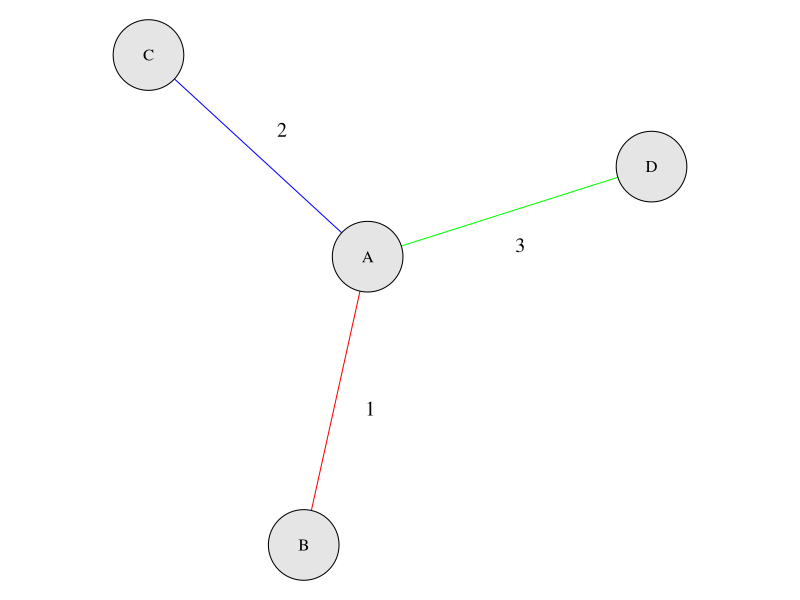
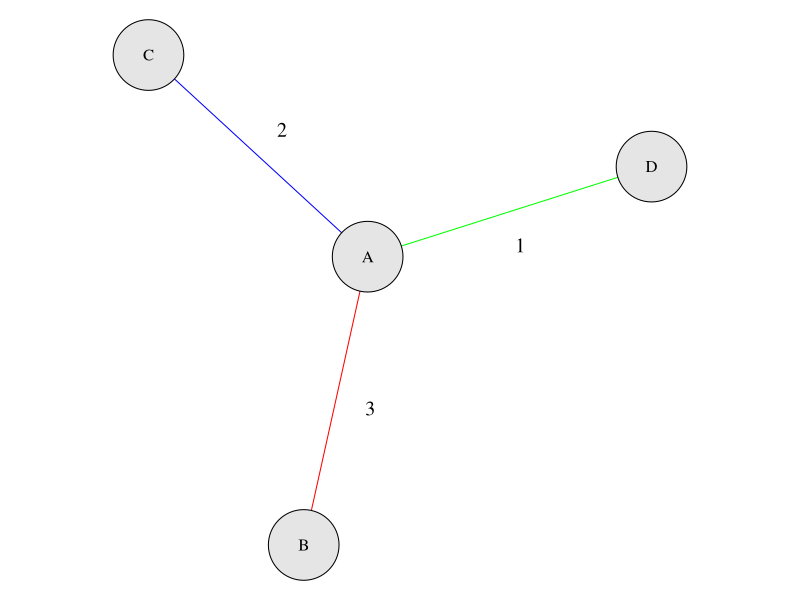

These charts were generated, in order, by the following R code:
library(igraph)
set.seed(123)

# Use the same edge list as in the node exchangeability example
edges <- data.frame(
  from = c("A", "A", "A"),
  to   = c("B", "C", "D")
)

# Create original graph
g1 <- graph_from_data_frame(edges, directed = FALSE)

# Define edge colors and permutation
edge_colors <- c("red", "blue", "green")
edge_labels <- c("1", "2", "3")
edge_labels_perm <- c("3", "2", "1")

# Use same layout for both graphs
layout <- layout_with_fr(g1)
rownames(layout) <- V(g1)$name

# Compute edge label positions
compute_edge_label_positions <- function(graph, layout, d = 0.15) {
  ELx <- numeric(ecount(graph))
  ELy <- numeric(ecount(graph))

  for (i in 1:ecount(graph)) {
    ends_idx <- ends(graph, i)
    x1 <- layout[ends_idx[1], 1]
    y1 <- layout[ends_idx[1], 2]
    x2 <- layout[ends_idx[2], 1]
    y2 <- layout[ends_idx[2], 2]

    # Midpoint
    mx <- (x1 + x2) / 2
    my <- (y1 + y2) / 2

    # Compute perpendicular shift
    dx <- x2 - x1
    dy <- y2 - y1

    if (abs(dy) < 1e-3) {
      shift_x <- 0
      shift_y <- d
    } else {
      S <- -dx / dy
      shift_x <- d / sqrt(1 + S^2)
      shift_y <- S * shift_x
    }

    ELx[i] <- mx + shift_x
    ELy[i] <- my + shift_y
  }

  return(list(x = ELx, y = ELy))
}

pos_g1 <- compute_edge_label_positions(g1, layout)

# Expand plot limits
expand_limits <- function(layout, ELx, ELy, margin = 0.1) {
  x_min <- min(c(layout[, 1], ELx))
  x_max <- max(c(layout[, 1], ELx))
  y_min <- min(c(layout[, 2], ELy))
  y_max <- max(c(layout[, 2], ELy))

  xlim <- c(x_min - margin, x_max + margin)
  ylim <- c(y_min - margin, y_max + margin)

  return(list(xlim = xlim, ylim = ylim))
}

lims_g1 <- expand_limits(layout, pos_g1$x, pos_g1$y)

# Define small margins
small_margins <- c(0.5, 0, 0.5, 0)

# Plot original edge-labeled graph
pdf("examples/edge_exch_g1.pdf", width = 4, height = 2.5)
par(mar = small_margins)
plot(g1,
  layout = layout,
  vertex.label = V(g1)$name,
  vertex.label.color = "black",
  vertex.color = "gray90",
  vertex.size = 30,
  edge.label = edge_labels,
  edge.label.cex = 1.2,
  edge.color = edge_colors,
  edge.label.color = "black",
  rescale = FALSE,
  xlim = lims_g1$xlim,
  ylim = lims_g1$ylim,
  edge.label.x = pos_g1$x,
  edge.label.y = pos_g1$y,
  main = NA
)
dev.off()

# Plot permuted edge-labeled graph
pdf("examples/edge_exch_g2.pdf", width = 4, height = 2.5)
par(mar = small_margins)
plot(g1,
  layout = layout,
  vertex.label = V(g1)$name,
  vertex.label.color = "black",
  vertex.color = "gray90",
  vertex.size = 30,
  edge.label = edge_labels_perm,
  edge.label.cex = 1.2,
  edge.color = edge_colors,
  edge.label.color = "black",
  rescale = FALSE,
  xlim = lims_g1$xlim,
  ylim = lims_g1$ylim,
  edge.label.x = pos_g1$x,
  edge.label.y = pos_g1$y,
  main = NA
)
dev.off()
